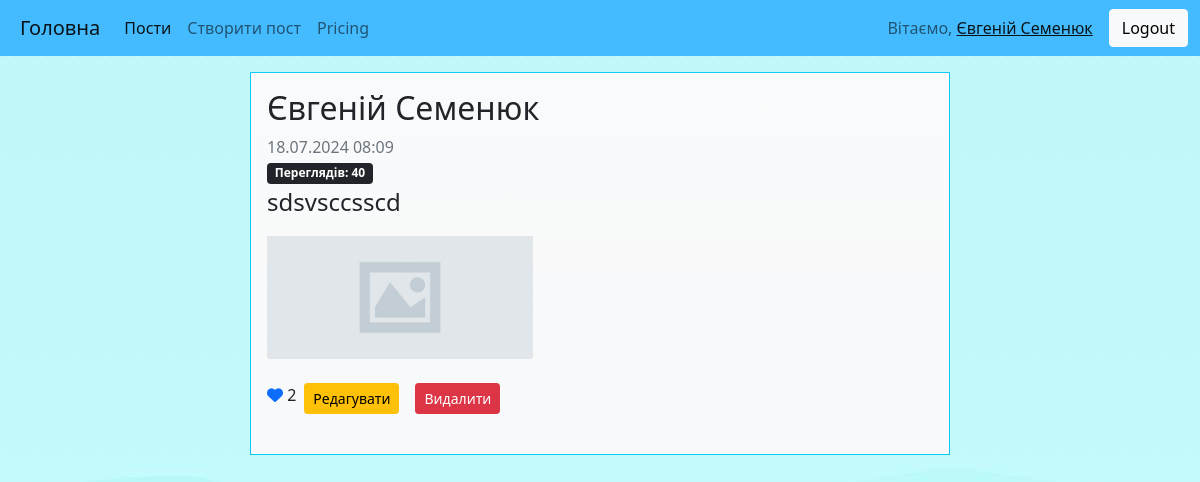
The app's page /post/1/ (signed in), older data.
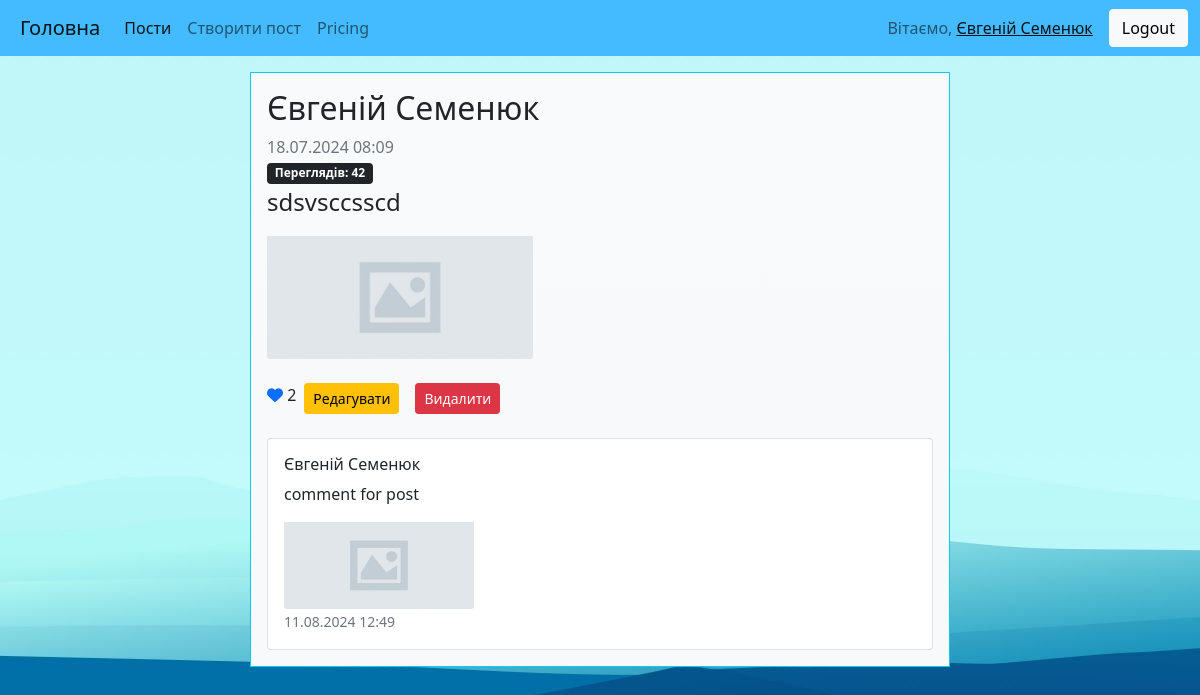
The same page, newer data.
### posts/models.py (models this page shows)
class Post(models.Model):
    text = models.TextField(max_length=1024)
    image = models.ImageField(upload_to='posts', blank=True, null=True)
    views = models.PositiveIntegerField(default=0)
    likes = models.ManyToManyField(settings.AUTH_USER_MODEL, related_name='liked_post', blank=True)
    created_at = models.DateTimeField(auto_now_add=True)
    updated_at = models.DateTimeField(blank=True, null=True)
    user = models.ForeignKey(settings.AUTH_USER_MODEL, on_delete=models.CASCADE)
    def __str__(self):
        return f'Post #{self.pk} by {self.user.username}'
    def total_likes(self):
        return self.likes.count()
    def user_is_liked(self, user):
        return str(user) in [like.username for like in self.likes.all()]
    class Meta:
        ordering = ['-updated_at']

class Comment(models.Model):
    text = models.TextField(max_length=1024)
    image = models.ImageField(upload_to='comments', blank=True, null=True)
    created_at = models.DateTimeField(auto_now_add=True)
    updated_at = models.DateTimeField(auto_now=True)
    post = models.ForeignKey(Post, on_delete=models.CASCADE, related_name='comments')
    author = models.ForeignKey(settings.AUTH_USER_MODEL, on_delete=models.CASCADE)
    def __str__(self):
        return f'Comment by {self.author.username} for {self.post.pk} post'

### auth_system/models.py (models this page shows)
class User(AbstractUser):
    first_login = models.DateTimeField(null=True)
    phone_number = models.CharField(max_length=14)

### posts/views.py (the view)
# urls.py: path('post/<int:pk>/', views.PostDetailView.as_view(), name='post-detail'),
class PostDetailView(LoginRequiredMixin, DetailView):
    model = models.Post
    template_name = 'posts/post_detail.html'
    context_object_name = 'post'
    def get_context_data(self, **kwargs):
        context = super().get_context_data(**kwargs)
        if self.object.user_is_liked(self.request.user):
            context.update({'is_liked': True})
        else:
            context.update({'is_liked': False})
            self.object.views += 1
            self.object.save()
        likes = self.object.total_likes()
        context.update({'likes_count': likes})
        context.update({'is_author': self.object.user == self.request.user})
        comments = self.object.comments.all()
        context.update({'comments': comments})
        print(context)
        return context

### templates/posts/post_detail.html (shortened to what this page needs)
{% extends 'base.html' %}
{% load static %}
{% block content %}
<h2>{{ post.user.first_name }} {{ post.user.last_name }}</h2>
<p class="text-muted my-0">{{ post.updated_at|date:"d.m.Y" }} {{ post.updated_at|time:"H:i" }}</p>
<p class="badge bg-dark my-0">Переглядів: {{ post.views }}</p>
<p class="fs-4">{{ post.text }}</p>
{% if post.image %}
    <img src="{{ post.image.url }}" class="card-img-bottom img-fluid"
         style="object-fit: cover; height: auto; width: 40%" alt="Зображення публікації">
{% else %}
    <img src="{% static 'img/posts/post_default.jpg' %}" class="card-img-bottom img-fluid"
         style="object-fit: cover; height: auto; width: 40%" alt="Зображення публікації">
{% endif %}
<div class="container-fluid mt-3 px-0">
    <div class="d-flex text-start">
        {% if is_liked %}
            <p class="py-2"><a href="{% url 'like-post' post.pk %}"><i class="fa-solid fa-heart"></i></a> {{ likes_count }}</p>
        {% else %}
            <p class="py-2"><a href="{% url 'like-post' post.pk %}"><i class="fa-regular fa-heart"></i></a> {{ likes_count }}</p>
        {% endif %}
        {% if is_author %}
            <p><a href="{% url 'edit-post' post.pk %}"><button type="button"
                                                              class="btn btn-warning m-2 btn-sm">Редагувати
            </button></a></p>
            <p><button type="button" class="btn btn-danger m-2 btn-sm">Видалити</button></p>
        {% endif %}
    </div>
</div>
{% for comment in comments %}
<div class="card">
    <div class="card-body">
        <h6 class="card-title">{{ comment.author.first_name }} {{ comment.author.last_name }}</h6>
        <p class="card-text">{{ comment.text }}</p>
        {% if post.image %}
            <img src="{{ comment.image.url }}" class="card-img-bottom img-fluid"
                 style="object-fit: cover; height: auto; width: 30%" alt="Зображення публікації">
        {% else %}
            <img src="{% static 'img/posts/post_default.jpg' %}" class="card-img-bottom img-fluid"
                 style="object-fit: cover; height: auto; width: 30%" alt="Зображення публікації">
        {% endif %}
        <p class="card-text"><small class="text-muted">{{ comment.updated_at|date:"d.m.Y" }} {{ comment.updated_at|time:"H:i" }}</small></p>
    </div>
</div>
{% endfor %}
{% endblock %}

Row changes from the older to the newer data that the page shows:
changed Post "sdsvsccsscd": views "40" → "42"
added Comment: author.first_name "Євгеній", author.last_name "Семенюк", text "comment for post", updated_at "11.08.2024", updated_at "12:49"
